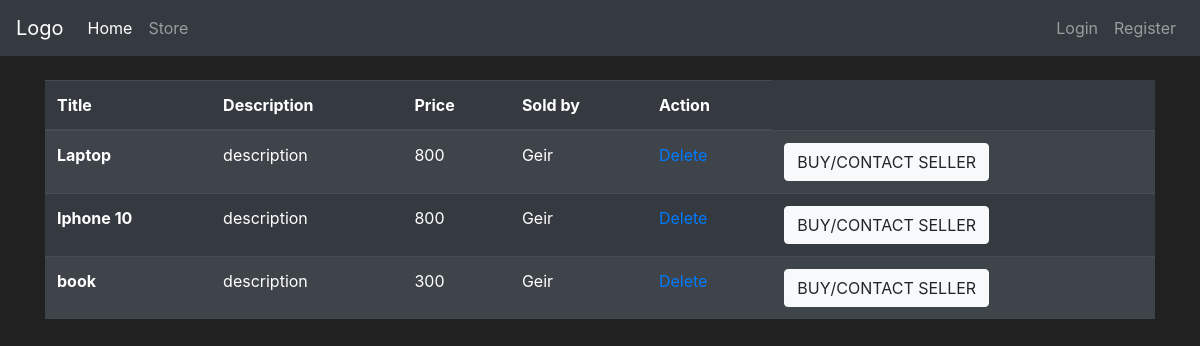
/owned_goods, run on the app's committed database.
### app_flask/models.py (models this page shows, shortened)
class User(db.Model, UserMixin):
    id = db.Column(db.Integer(), primary_key=True)
    username = db.Column(db.String(length=25), nullable=False, unique=True)
    email = db.Column(db.String(length=60), nullable=False, unique=True)
    password_hash = db.Column(db.String(length=60), nullable=False)
    profile_type = db.Column(db.Boolean(), nullable=False, default=False)
    cash = db.Column(db.Integer(), nullable=False, default=2000)
    goods = db.relationship('Goods', backref='goods_owned_by_user', lazy=True)
    store = db.relationship('Store', backref='store_owner', lazy=True)
    @property
    def password(self):
        return self.password

class Goods(db.Model):
    id = db.Column(db.Integer, primary_key=True)
    name = db.Column(db.String(30), unique=True, nullable=False)
    description = db.Column(db.String(70), unique=False, nullable=False)
    price = db.Column(db.Integer, unique=False, nullable=False)
    product_number = db.Column(db.String(length=6), nullable=False, unique=True)
    user_owner = db.Column(db.Integer(), db.ForeignKey('user.id'))
    store_owner = db.Column(db.Integer(), db.ForeignKey('store.id'))

### app_flask/routes.py (the view)
@app.route('/owned_goods', methods=['GET', 'POST'])
def show_owned_goods():
    db_goods = db.session.query(User, Goods).filter(User.id == Goods.user_owner).all()
    return render_template('showGoods.html', db_goods=db_goods)

### app_flask/templates/showGoods.html (shortened to what this page needs)
{% extends 'base.html' %}
{% block content %}
<div class="container">
    <br>
    <table class="table table-dark table-striped">
      <thead>
        <tr>
          <th scope="col">Title</th>
          <th scope="col">Description</th>
          <th scope="col">Price</th>
          <th scope="col">Sold by</th>
          <th scope="col">Action</th>
        </tr>
      </thead>
      <tbody>
      {%for users, goods in db_goods%}
        <tr>
          <th scope="row" class=".table-striped">
                {{ goods.name }}
            <br>
            </th>
          <td class=".table-striped">{{ goods.description}}</td>
          <td class=".table-striped">{{ goods.price}}</td>
          <td class=".table-striped">{{ users.username}}</td>
          <td class=".table-striped"><a href="{{ url_for('delete_goods', id=goods.id)}}">Delete</a></td>
          <td class=".table-striped"><button type="button" class="btn btn-light">BUY/CONTACT SELLER</button></td>
        </tr>
      {% endfor %}
      </tbody>
    </table>
</div>
{% endblock %}

### app_flask/templates/base.html (style rules this page uses)
body { color: white; background-color: #212121; }

### data on the page
User: name "Laptop", description "description", price "800", username "Geir", name "Iphone 10", name "book", price "300"
